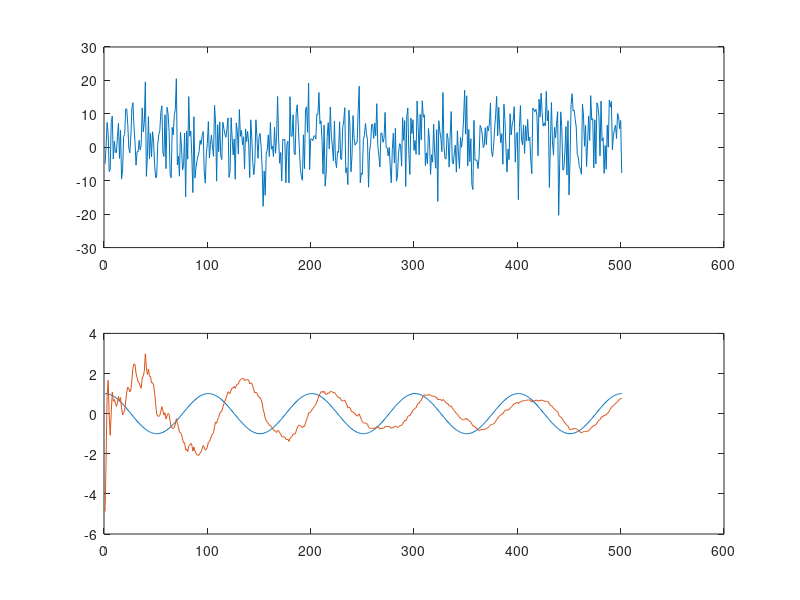

This chart was generated by the following MATLAB code:
n = (0:500);
d = cos(pi/50*n + 2*pi*30)';
noise = (n.*n./(358801/8))' + 10*std(d)*randn(size(d));
z = d+noise;

A = [2*cos(pi/50) -1; 1 0];
H = [1 -cos(pi/50)];

Xhat = [0;0];
P = eye(2,2)*1e3;
Qw = zeros(2,2);
Qv = 0.5*var(z);

dhat = zeros(size(d));

for k=1:length(z)
    Xhatminus=A*Xhat;
    Pminus=A*P*A'+ Qw;
    K=(Pminus*H')/(H*Pminus*H'+Qv);
    Xhat = Xhatminus+K*(z(k)-H*Xhatminus);
    P=((eye(2)-K*H)*Pminus);
    dhat(k)=H*Xhat;
end

subplot(211),plot(z);
subplot(212),plot([d dhat]);